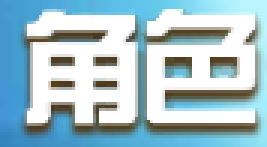
#> input picture autoplay/chose_user.png, 89 x 49 px (shown 3 times larger)
$ python -i pic_transform.py   (imports and definitions only)
#> lines starting #> are read from the running program, lines starting #| are printed output that depends on the picture
#> further down, picture is the input picture: PIL image 89x49 RGB; mean R, G, B 164.2, 193.4, 202.9
# -*- coding:utf-8 -*-
"""数据增强
   1. 翻转变换 flip
   2. 随机修剪 random crop
   3. 色彩抖动 color jittering
   4. 平移变换 shift
   5. 尺度变换 scale
   6. 对比度变换 contrast
   7. 噪声扰动 noise
   8. 旋转变换/反射变换 Rotation/reflection
"""

from PIL import Image, ImageEnhance, ImageOps, ImageFile
import numpy as np
import random
import threading, os, time
import logging

logger = logging.getLogger(__name__)
ImageFile.LOAD_TRUNCATED_IMAGES = True


class DataAugmentation:
    """
    包含数据增强的八种方式
    """


    def __init__(self):
        pass

    @staticmethod
    def openImage(image):
        return Image.open(image, mode="r")

    # [26 lines left out: functions randomRotation, randomCrop, not called in this run]

    @staticmethod
    def randomColor(image):
        """
        对图像进行颜色抖动
        :param image: PIL的图像image
        :return: 有颜色色差的图像image
        """
        random_factor = np.random.randint(90, 105) / 100.  # 随机因子
        color_image = ImageEnhance.Color(image).enhance(random_factor)  # 调整图像的饱和度
        random_factor = np.random.randint(90, 105) / 100.  # 随机因子
        brightness_image = ImageEnhance.Brightness(color_image).enhance(random_factor)  # 调整图像的亮度
        random_factor = np.random.randint(90, 105) / 100.  # 随机因1子
        contrast_image = ImageEnhance.Contrast(brightness_image).enhance(random_factor)  # 调整图像对比度
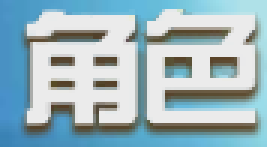
#> contrast_image: PIL image 89x49 RGB (shown 3 times larger); mean R, G, B 156.5, 182.1, 190.3
        random_factor = np.random.randint(90, 105) / 100.  # 随机因子
        return ImageEnhance.Sharpness(contrast_image).enhance(random_factor)  # 调整图像锐度

    # [31 lines left out: function randomGaussian, not called in this run]

    @staticmethod
    def saveImage(image, path):
        image.save(path)


# [27 lines left out: functions makeDir, imageOps, not called in this run]


# opsList = {"randomRotation", "randomCrop", "randomColor", "randomGaussian"}
opsList = { "randomCrop", "randomColor", "randomGaussian"}


# [35 lines left out: function threadOPS, not called in this run]


# [3 lines not run here, left out]

>>> from PIL import Image
>>> picture = Image.open('chose_user.png')
>>> result = DataAugmentation().randomColor(picture)
